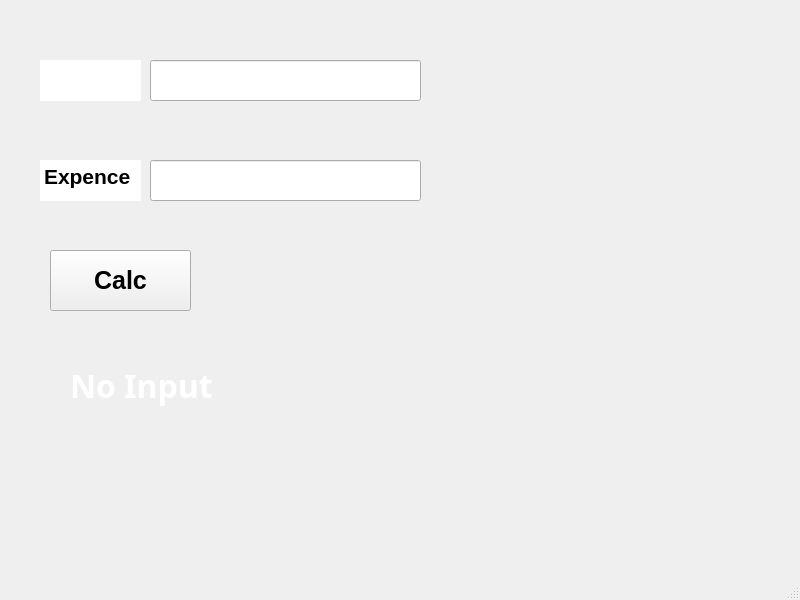
<?xml version="1.0" encoding="UTF-8"?>
<ui version="4.0">
 <class>MainWindow</class>
 <widget class="QMainWindow" name="MainWindow">
  <property name="geometry">
   <rect>
    <x>0</x>
    <y>0</y>
    <width>800</width>
    <height>600</height>
   </rect>
  </property>
  <property name="palette">
   <palette>
    <active>
     <colorrole role="WindowText">
      <brush brushstyle="SolidPattern">
       <color alpha="255">
        <red>153</red>
        <green>193</green>
        <blue>241</blue>
       </color>
      </brush>
     </colorrole>
     <colorrole role="Highlight">
      <brush brushstyle="SolidPattern">
       <color alpha="255">
        <red>192</red>
        <green>191</green>
        <blue>188</blue>
       </color>
      </brush>
     </colorrole>
    </active>
    <inactive>
     <colorrole role="WindowText">
      <brush brushstyle="SolidPattern">
       <color alpha="255">
        <red>153</red>
        <green>193</green>
        <blue>241</blue>
       </color>
      </brush>
     </colorrole>
     <colorrole role="Highlight">
      <brush brushstyle="SolidPattern">
       <color alpha="255">
        <red>192</red>
        <green>191</green>
        <blue>188</blue>
       </color>
      </brush>
     </colorrole>
    </inactive>
    <disabled/>
   </palette>
  </property>
  <property name="font">
   <font>
    <pointsize>7</pointsize>
   </font>
  </property>
  <property name="cursor">
   <cursorShape>ArrowCursor</cursorShape>
  </property>
  <property name="contextMenuPolicy">
   <enum>Qt::ContextMenuPolicy::NoContextMenu</enum>
  </property>
  <property name="windowTitle">
   <string>MainWindow</string>
  </property>
  <property name="windowOpacity">
   <double>0.000000000000000</double>
  </property>
  <widget class="QWidget" name="centralwidget">
   <widget class="QTextBrowser" name="ImcomeTxt">
    <property name="geometry">
     <rect>
      <x>40</x>
      <y>60</y>
      <width>101</width>
      <height>41</height>
     </rect>
    </property>
    <property name="font">
     <font>
      <pointsize>16</pointsize>
      <bold>true</bold>
     </font>
    </property>
    <property name="frameShape">
     <enum>QFrame::Shape::NoFrame</enum>
    </property>
    <property name="documentTitle">
     <string/>
    </property>
    <property name="markdown">
     <string>**Income**

</string>
    </property>
   </widget>
   <widget class="QTextBrowser" name="ExpenceTxt">
    <property name="geometry">
     <rect>
      <x>40</x>
      <y>160</y>
      <width>101</width>
      <height>41</height>
     </rect>
    </property>
    <property name="font">
     <font>
      <pointsize>16</pointsize>
      <bold>true</bold>
     </font>
    </property>
    <property name="frameShape">
     <enum>QFrame::Shape::NoFrame</enum>
    </property>
    <property name="documentTitle">
     <string/>
    </property>
    <property name="markdown">
     <string>**Expence**

</string>
    </property>
    <property name="html">
     <string>&lt;!DOCTYPE HTML PUBLIC &quot;-//W3C//DTD HTML 4.0//EN&quot; &quot;http://www.w3.org/TR/REC-html40/strict.dtd&quot;&gt;
&lt;html&gt;&lt;head&gt;&lt;meta name=&quot;qrichtext&quot; content=&quot;1&quot; /&gt;&lt;meta charset=&quot;utf-8&quot; /&gt;&lt;style type=&quot;text/css&quot;&gt;
p, li { white-space: pre-wrap; }
hr { height: 1px; border-width: 0; }
li.unchecked::marker { content: &quot;\2610&quot;; }
li.checked::marker { content: &quot;\2612&quot;; }
&lt;/style&gt;&lt;/head&gt;&lt;body style=&quot; font-family:'Noto Sans'; font-size:16pt; font-weight:700; font-style:normal;&quot;&gt;
&lt;p style=&quot; margin-top:0px; margin-bottom:0px; margin-left:0px; margin-right:0px; -qt-block-indent:0; text-indent:0px;&quot;&gt;Expence&lt;/p&gt;&lt;/body&gt;&lt;/html&gt;</string>
    </property>
   </widget>
   <widget class="QLineEdit" name="imcomeInput">
    <property name="geometry">
     <rect>
      <x>150</x>
      <y>60</y>
      <width>271</width>
      <height>41</height>
     </rect>
    </property>
    <property name="font">
     <font>
      <pointsize>21</pointsize>
     </font>
    </property>
   </widget>
   <widget class="QLineEdit" name="expenceInput">
    <property name="geometry">
     <rect>
      <x>150</x>
      <y>160</y>
      <width>271</width>
      <height>41</height>
     </rect>
    </property>
    <property name="font">
     <font>
      <family>Noto Sans</family>
      <pointsize>22</pointsize>
     </font>
    </property>
    <property name="text">
     <string/>
    </property>
   </widget>
   <widget class="QPushButton" name="btn">
    <property name="geometry">
     <rect>
      <x>50</x>
      <y>250</y>
      <width>141</width>
      <height>61</height>
     </rect>
    </property>
    <property name="font">
     <font>
      <pointsize>19</pointsize>
      <bold>true</bold>
     </font>
    </property>
    <property name="cursor">
     <cursorShape>OpenHandCursor</cursorShape>
    </property>
    <property name="text">
     <string>Calc</string>
    </property>
    <property name="iconSize">
     <size>
      <width>16</width>
      <height>16</height>
     </size>
    </property>
   </widget>
   <widget class="QLabel" name="result">
    <property name="geometry">
     <rect>
      <x>70</x>
      <y>360</y>
      <width>531</width>
      <height>51</height>
     </rect>
    </property>
    <property name="palette">
     <palette>
      <active>
       <colorrole role="WindowText">
        <brush brushstyle="SolidPattern">
         <color alpha="255">
          <red>255</red>
          <green>255</green>
          <blue>255</blue>
         </color>
        </brush>
       </colorrole>
      </active>
      <inactive>
       <colorrole role="WindowText">
        <brush brushstyle="SolidPattern">
         <color alpha="255">
          <red>255</red>
          <green>255</green>
          <blue>255</blue>
         </color>
        </brush>
       </colorrole>
      </inactive>
      <disabled/>
     </palette>
    </property>
    <property name="font">
     <font>
      <family>Sans</family>
      <pointsize>24</pointsize>
      <bold>true</bold>
     </font>
    </property>
    <property name="mouseTracking">
     <bool>false</bool>
    </property>
    <property name="contextMenuPolicy">
     <enum>Qt::ContextMenuPolicy::NoContextMenu</enum>
    </property>
    <property name="text">
     <string>No Input</string>
    </property>
    <property name="textFormat">
     <enum>Qt::TextFormat::PlainText</enum>
    </property>
   </widget>
  </widget>
  <widget class="QStatusBar" name="statusbar"/>
 </widget>
 <resources/>
 <connections/>
</ui>
